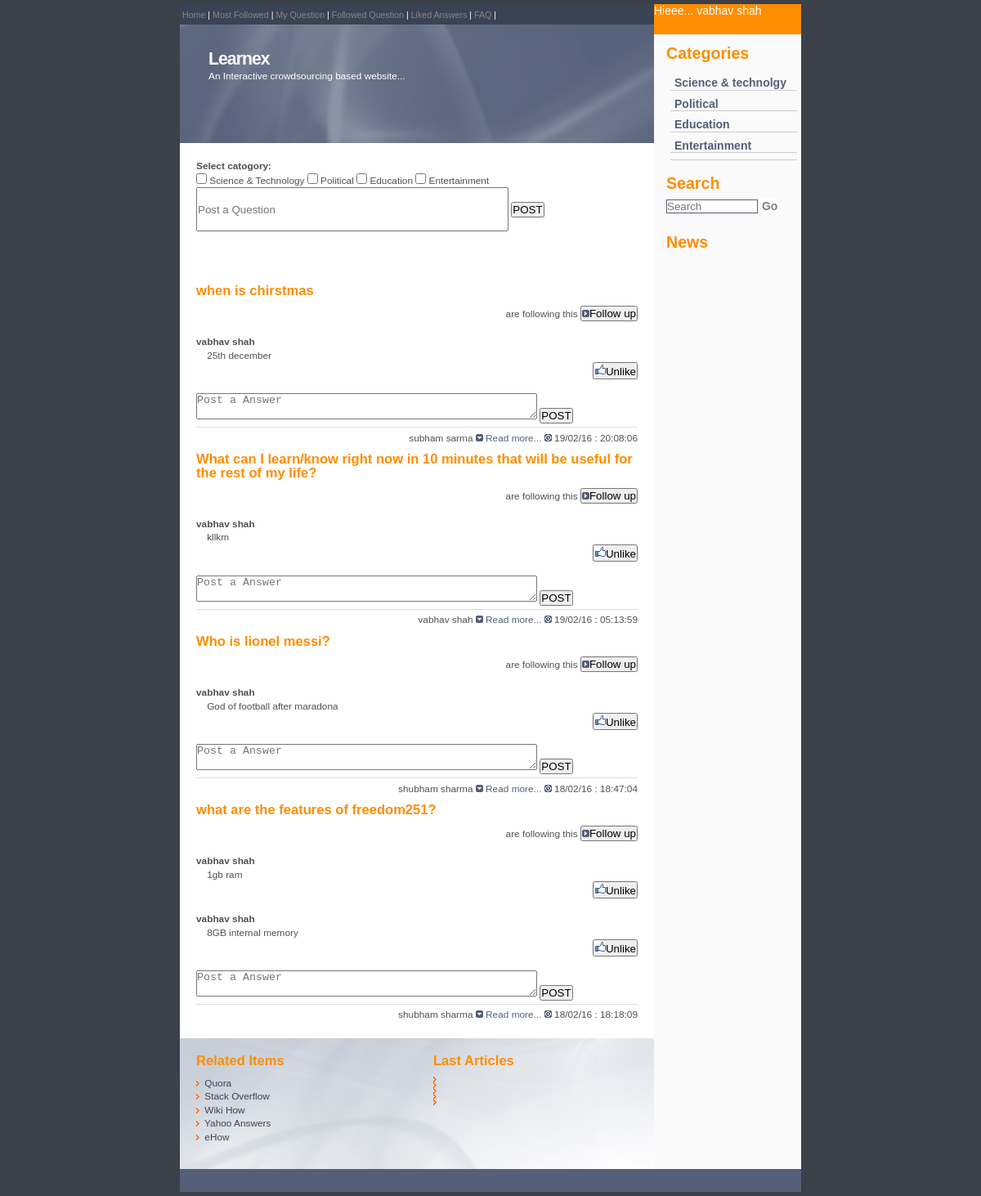
The app's page /liked.php (signed in) with its own data.
### tables this page shows
CREATE TABLE IF NOT EXISTS `questions` (
`p_id` int(11) NOT NULL,
  `user_id` int(100) NOT NULL,
  `username` varchar(100) NOT NULL,
  `post` varchar(255) NOT NULL,
  `date_created` varchar(50) NOT NULL,
  `userip` varchar(200) NOT NULL,
  `st` tinyint(1) NOT NULL DEFAULT '0',
  `p` tinyint(1) NOT NULL DEFAULT '0',
  `edu` tinyint(1) NOT NULL DEFAULT '0',
  `ent` tinyint(1) NOT NULL DEFAULT '0',
  `following` int(11) NOT NULL DEFAULT '0'
);

CREATE TABLE IF NOT EXISTS `like` (
`l_id` int(50) NOT NULL,
  `c_id` int(11) NOT NULL,
  `user_id` int(200) NOT NULL,
  `u_name` varchar(200) NOT NULL,
  `date_created` varchar(200) NOT NULL,
  `post_id` int(11) NOT NULL
);

CREATE TABLE IF NOT EXISTS `answers` (
`c_id` int(11) NOT NULL,
  `user_id` int(200) NOT NULL,
  `u_name` varchar(200) NOT NULL,
  `comments` text NOT NULL,
  `date_created` varchar(200) NOT NULL,
  `post_id` int(11) NOT NULL,
  `likes` int(100) NOT NULL DEFAULT '0'
);

### liked.php (the view, shortened to what this page needs)
<?php
include "imports/header.php";
include "imports/rheader.php";
include "imports/likefn.php";
?>
	<?php
	$querry = mysqli_query($con,"SELECT DISTINCT questions.p_id, questions.user_id, questions.username, questions.date_created, questions.post, `like`.post_id, `like`.user_id,`like`.u_name FROM questions, `like` WHERE questions.p_id = `like`.post_id AND `like`.user_id='".$_SESSION['u_id']."' ORDER BY questions.date_created DESC,questions.date_created  DESC");
	while($row = mysqli_fetch_assoc($querry))
	{
	?>
	 <h2><a href="#"><?php echo $row['post']?> </a></h2>
	 <?php include "imports/followfn2.php";?>
	<?php
	 $querry1 = mysqli_query($con,"SELECT answers.*, `like`.* FROM answers, `like` WHERE answers.c_id = `like`.c_id AND `like`.user_id='".$_SESSION['u_id']."' AND answers.post_id='".$row['p_id']."'");
	while($row1 = mysqli_fetch_assoc($querry1))
	{
	 ?>
	  <b><?php echo $row1['u_name']?></b>
	  <br>&nbsp&nbsp&nbsp&nbsp<?php echo $row1['comments'];
	  	 $querry2 = mysqli_query($con,"SELECT * FROM `like` WHERE '".$row1['c_id']."' = like.c_id AND '".$_SESSION['u_id']."' = like.user_id");
		$rowcnt = mysqli_num_rows($querry2);
		if($rowcnt != 0)
		{
			$like = "Unlike";
		}
		else
		{
			$like = "Like";
		}
	  ?>
	   <div align = "right">
	<form action="" method="post" >
	<button type="submit" name="sublike" value="sublike"> <img src="images/like.png" alt="" /><?php echo $like?></button>
	 </form>
	 </div>
	  <br>
	  <?php
	}
	  ?>
	 <form action="dbProcess.php?option=answer"method="Post">
	<textarea placeholder="Post a Answer" style="height:30px" cols="50" name="answer"></textarea>
	<input type="submit" value="POST">
	</form>
      <p class="date"><?php echo$row['username']." "?><img src="images/more.gif" alt="" /> <a href="#">Read more...</a> <img src="images/timeicon.gif" alt="" /> <?php echo $row['date_created']?></p>
	 <?php
	}
	include "imports/footer.php";
	  ?>

### imports/followfn2.php (shortened to what this page needs)
  	 <?php
  	 $querry11 = mysqli_query($con,"SELECT * FROM `follow` WHERE '".$row['p_id']."' = follow.p_id AND '".$_SESSION['u_id']."' = follow.user_id");
	$rowcnt = mysqli_num_rows($querry11);
	if($rowcnt != 0)
	{
		$follow = "Unfollow";
	}
	else
	{
		$follow = "Follow up";
	}
  ?>
   <div align = "right">
<form action="" method="post" >
<?php echo $row['following']." are following this"?>
<button type="submit" name="subfollow" value="subfollow"> <img src="images/comment.gif" alt="" /><?php echo $follow?></button>
 </form>
 </div>
  <br>

### style.css (style rules this page uses)
body { margin:5px 0; padding:0; font: 74% Arial, Sans-Serif; color:#FFF; line-height: 1.4em; background : #3C4049; }
p { margin: 0 0 5px 0; padding: 0; color: #888; background: inherit; }
a { color: #888; background: inherit; text-decoration:none; }
h2 { background-color: inherit; color:#FF8D00; font-size:140%; font-weight:bold; margin: 10px 0 10px 0; padding:0; }
h2 a { color: #FF8D00; }
.date { color: #505050; background: #FFF; text-align: right; margin: 4px 0 5px 0; padding: 0.4em 0 0 0; border-top: 1px solid #ddd; }
.date a { color: #546078; }
* { margin:0px; padding:0px; }
body { font-family:Tahoma, Geneva, sans-serif; }

### records on screen
questions: post "when is chirstmas", follow "Follow up", username "subham sarma", date_created "19/02/16 : 20:08:06"
like: u_name "vabhav shah", c.comments "25th december", like "Unlike"
questions: post "What can I learn/know right now in 10 minutes that will be useful for the rest of my life?", follow "Follow up", username "vabhav shah", date_created "19/02/16 : 05:13:59"
like: u_name "vabhav shah", c.comments "kllkm", like "Unlike"
questions: post "Who is lionel messi?", follow "Follow up", username "shubham sharma", date_created "18/02/16 : 18:47:04"
like: u_name "vabhav shah", c.comments "God of football after maradona", like "Unlike"
questions: post "what are the features of freedom251?", follow "Follow up", username "shubham sharma", date_created "18/02/16 : 18:18:09"
like: u_name "vabhav shah", c.comments "1gb ram", like "Unlike"
like: u_name "vabhav shah", c.comments "8GB internal memory", like "Unlike"

### other values on screen
$_SESSION['user_name'] "vabhav shah"
